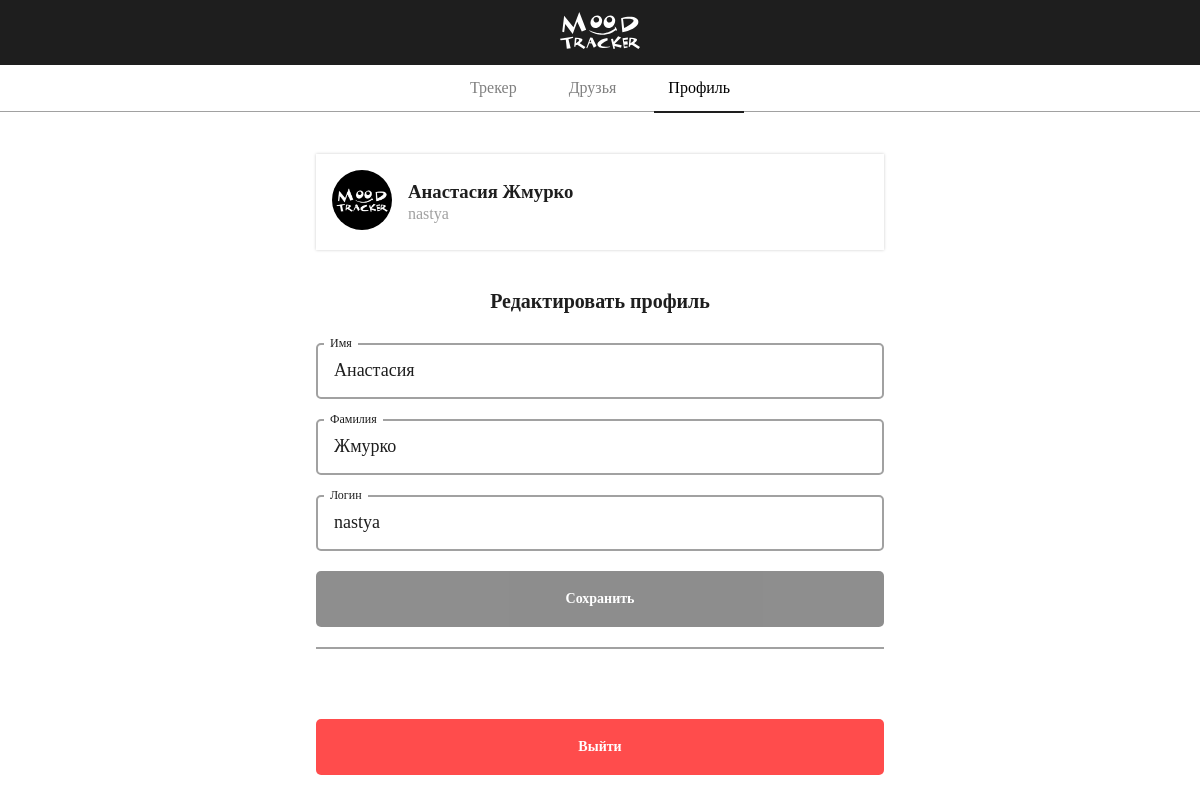
/profile/ (signed in), run on the app's committed database.
### moodtracker/models.py (models this page shows, shortened)
class User(AbstractBaseUser, PermissionsMixin):
    username = None
    login = models.CharField(max_length=255, unique=True)
    is_active = models.BooleanField(default=True)
    date_create = models.DateTimeField(auto_now_add=True)
    first_name = models.CharField(max_length=255)
    last_name = models.CharField(max_length=255)
    unique_id = ShortUUIDField(
        length=5,
        max_length=5,
        alphabet="123456789",
        unique=True
    )
    avatar = models.FileField(upload_to='user/', default='user/default_image.png')
    objects = UserManager()
    USERNAME_FIELD = 'login'
    REQUIRED_FIELDS = []

### moodtracker/views.py (the view)
# urls.py: path('profile/', profile_view, name='profile'),
@login_required(login_url='login')
def profile_view(request):
    form = ProfileForm(instance=request.user)
    if request.method == 'POST':
        form = ProfileForm(request.POST, instance=request.user)
        if form.is_valid():
            form.save()
            return HttpResponseRedirect(reverse('profile'))
    return render(request, 'profile.html', locals())

### moodtracker/forms.py
class ProfileForm(forms.ModelForm):
    class Meta:
        model = User
        fields = ['first_name', 'last_name', 'login']
        widgets = {
            'first_name': forms.TextInput(attrs={'class': "input-field", 'spellcheck': "false"}),
            'last_name': forms.TextInput(attrs={'class': "input-field", 'spellcheck': "false"}),
            'login': forms.TextInput(attrs={'class': "input-field", 'spellcheck': "false"}),
        }

### templates/profile.html (shortened to what this page needs)
<!DOCTYPE html>
<html lang="en">
<head>
	{% load static %}
	<link rel="stylesheet" href="{% static '/styles/profile.css' %}">
</head>
<body>
<header>
	<div class="header-top">
		<div class="logo">
			<img class="logo-header svg-white" src="{% static 'img/logo_moodtracker_white.svg' %}" alt="logo">
		</div>
	</div>
	<div class="header-bottom">
		<nav>
			<ul>
				<li><a href="{% url 'tracker' %}">Трекер</a></li>
				<li><a href="{% url 'friends' %}">Друзья</a></li>
				<li>
					<a href="{% url 'profile' %}" style="color: black">Профиль</a>
					<hr class="ref-underline">
				</li>
			</ul>
		</nav>
	</div>
</header>
<div class="container">
	<form class="form edit-profile-form" action="{% url 'profile' %}" method="post">
		<div class="user-group">
			<div class="user-info">
				<label for="load-user-image">
					<img src="{{ request.user.avatar.url }}" alt="image-preview" class="display-image">
				</label>
				<div class="left-aligned-text">
					<h3 id="fullname">{{ request.user.first_name }} {{ request.user.last_name }}</h3>
					<p id="login" class="minor-text">{{ request.user.login }}</p>
				</div>
			</div>
		</div>
		<h2 style="margin: 40px 0 30px">Редактировать профиль</h2>
		<div class="input-group">
			{{ form.first_name }}
			<span class="floating-label">Имя</span>
		</div>
		<div class="input-group">
			{{ form.last_name }}
			<span class="floating-label">Фамилия</span>
		</div>
		<div class="input-group">
			{{ form.login }}
			<span class="floating-label">Логин</span>
		</div>
		<button id='save-button' type="submit" class="button primary-button inactive" disabled="disabled">Сохранить
		</button>
		<hr>
	</form>
	<a href="{% url 'logout' %}" style="display: block; width: 100%">
		<button type="button" class="exit-button">Выйти</button>
	</a>
</div>
</body>
</html>

### static/styles/base.css (style rules this page uses)
* { padding: 0; margin: 0; }
*, *:before, *:after { box-sizing: border-box; font-family: Montserrat; }
body { background-color: #fff; background-size: cover; background-attachment: fixed; font-family: Montserrat; font-weight: 400; display: flex; flex-direction: column; align-items: center; }
.container { max-width: 600px; width: 100%; position: relative; display: flex; flex-direction: column; align-items: center; height: 100%; padding: 42px 16px; }
.container > *:not(:first-child) { margin-top: 50px; }
.logo-header { width: 80px; }
label { font-size: 12px; }
button { max-width: 600px; width: 100%; height: 56px; display: flex; justify-content: center; align-items: center; text-align: center; padding: 10px 20px; border-radius: 5px; border: none; background-color: #1E1E1E; color: #fff; font-family: Montserrat; font-size: 14px; font-weight: 700; cursor: pointer; }
.form { max-width: 600px; width: 100%; background-color: #fff; border-radius: 5px; }
h2 { text-align: center; font-size: 20px; color: #1E1E1E; }
a { text-decoration: none; }
.input-group { width: 100%; position: relative; margin-top: 20px; margin-bottom: 20px; }
input { max-width: 600px; width: 100%; height: 56px; display: block; padding: 0 16px; border: 2px solid #a1a1a1; border-radius: 5px; font-size: 18px; color: #1E1E1E; background-color: #fff; font-weight: 500; }
.floating-label { color: #a1a1a1; position: absolute; background-color: #fff; padding: 2px 6px; pointer-events: none; left: 10px; top: 15px; transition: 0.1s ease all; }
hr { margin: 20px 0; border: 1px solid #a1a1a1; }
.minor-text { color: #a1a1a1; font-size: 14px; }
#login { font-size: 16px; }
.exit-button { background-color: #FF4C4C; color: #fff; }
header { display: block; width: 100%; border-bottom: 1px solid #a1a1a1; }
.header-top { background-color: #1E1E1E; display: flex; justify-content: center; align-items: center; padding: 12px 0; }
.logo img { max-width: 200px; }
.header-bottom { color: gray; background-color: #fff; text-align: center; padding: 0; }
.header-bottom a { color: gray; font-weight: 500; }
nav ul { list-style: none; margin: 0; padding: 0; }
nav li { position: relative; display: inline-block; margin: 0 10px; height: 100%; }
nav a { display: block; text-decoration: none; color: #fff; font-weight: bold; padding: 14px; border-radius: 5px; }
.ref-underline { margin: 0; position: absolute; border: solid 1px #1E1E1E; bottom: initial; width: 100%; }
.left-aligned-text > *:not(:first-child) { margin-top: 2px; }
.user-group { display: flex; justify-content: space-between; width: 100%; box-shadow: 0px 0px 3px rgba(0, 0, 0, 0.2); padding: 16px; color: #1E1E1E; }
.user-info { width: auto; display: flex; align-items: center; }
.user-info > *:not(:first-child) { margin-left: 10px; }
.user-info > *:not(:first-child) { margin-left: 16px; }
.user-group .display-image { object-fit: cover; width: 60px; height: 60px; border-radius: 100%; }
.inactive { opacity: 0.5; }

### data on the page
User: user.avatar (placeholder picture), user.first_name "Анастасия", user.last_name "Жмурко", user.login "nastya", first_name "Анастасия", last_name "Жмурко", login "nastya"
